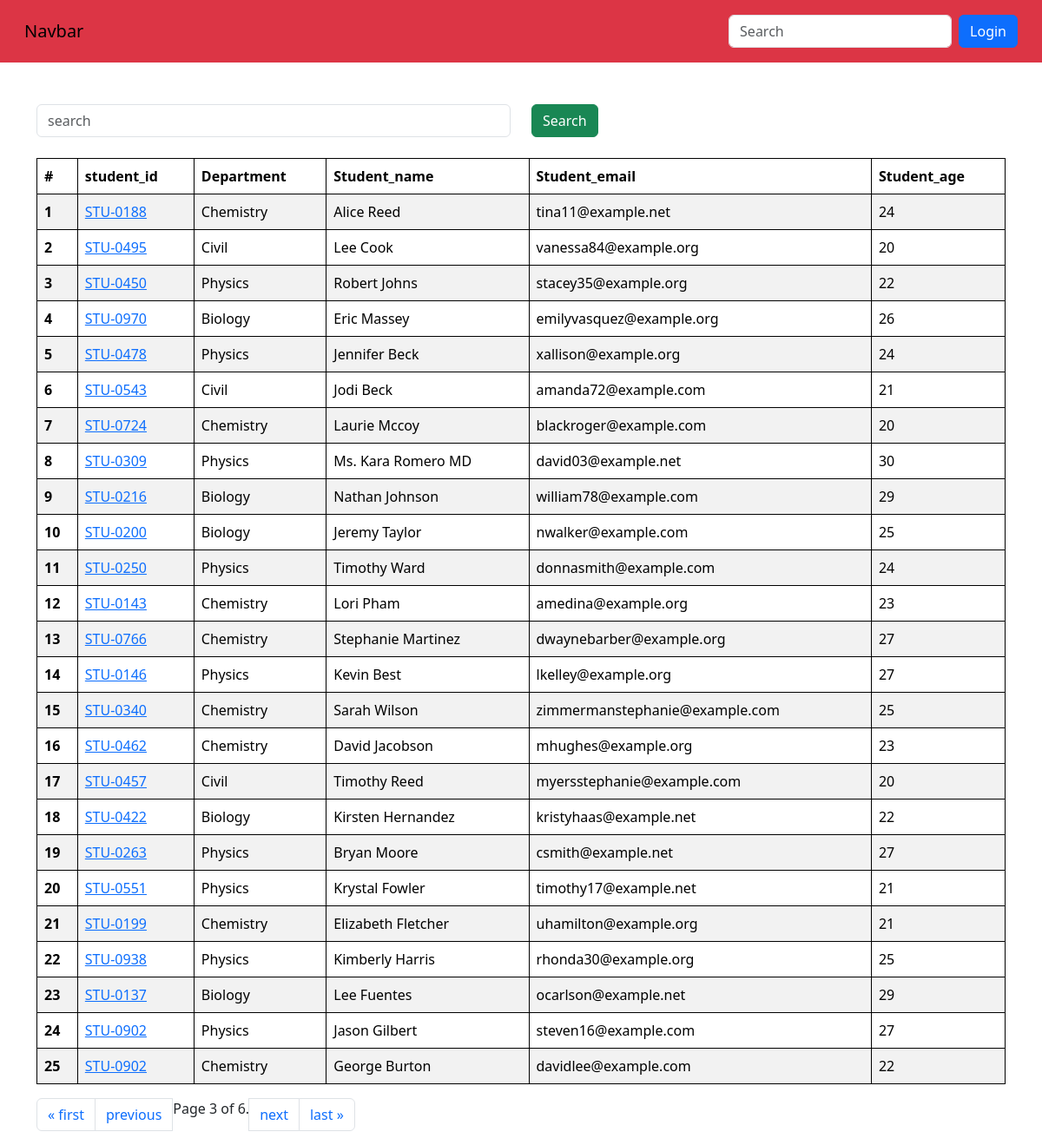
Page /student-page/?page=3 on the committed database.
### vege/models.py (models this page shows)
class Student(models.Model):
    department=models.ForeignKey("Department",related_name="depart", on_delete=models.CASCADE)
    student_id=models.OneToOneField("StudentID",related_name="studentid", on_delete=models.CASCADE)
    student_name=models.CharField( max_length=100)
    student_email=models.EmailField(unique=True)
    student_age=models.IntegerField(default=18)
    student_address=models.TextField()

class StudentID(models.Model):
    student_id=models.CharField(max_length=100)
    def __str__(self) -> str:
        return self.student_id

class Department(models.Model):
    department=models.CharField( max_length=100)
    def __str__(self) -> str:
        return self.department
    class Meta:
        ordering=['department']

### vege/views.py (the view, shortened to what this page needs)
# urls.py: path('student-page/',student_page,name='student_page'),
def student_page(request):
    queryset=Student.objects.all()
    paginator = Paginator(queryset, 25)  # Show 25 contacts per page.
    page_number = request.GET.get("page",1)
    page_obj = paginator.get_page(page_number)
    return render(request,'report/students.html',{'queryset':page_obj})

### vege/templates/report/students.html
{% extends "home/base.html" %} {% block start%}
<div class="container mt-5" >
    <form class="mb-4">
      <div class="row">
        <div  class="col-md-6" >
            <input class="form-control" name="search" placeholder="search">
        </div>
        <div class="col-md-6">
           <button class="btn btn-success" >Search</button>
        </div>
      </div>
    </form>
    <table class="table table-striped">
        <thead>
          <tr>
            <th scope="col">#</th>
            <th scope="col">student_id</th>
            <th scope="col">Department</th>
            <th scope="col">Student_name</th>
            <th scope="col">Student_email</th>
            <th scope="col">Student_age</th>
          </tr>
        </thead>
        <tbody>
            {% for student in queryset %}
          <tr>
            <th scope="row">{{forloop.counter}}</th>
            <td><a href={%url 'seemarks' student.student_id%} >{{student.student_id}}
            </a></td>
            <td>{{student.department}}</td>
            <td>{{student.student_name}}</td>
            <td>{{student.student_email}}</td>
            <td>{{student.student_age}}</td>
          </tr>
          {% endfor%}
        </tbody>
      </table>
      <nav aria-label="Page navigation example">
        <ul class="pagination">
            {% if queryset.has_previous %}
            <li class="page-item"><a class="page-link" href="?page=1">&laquo; first</a></li>
                <li class="page-item"><a class="page-link" href="?page={{ queryset.previous_page_number }}">previous</a></li>
            {% endif %}
            <span class="current">
                Page {{ queryset.number }} of {{ queryset.paginator.num_pages }}.
            </span>
            {% if queryset.has_next %}
            <li class="page-item"><a class="page-link" href="?page={{ queryset.next_page_number }}">next</a></li>
                <li class="page-item"><a class="page-link" href="?page={{ queryset.paginator.num_pages }}">last &raquo;</a></li>
            {% endif %}
</ul>
</nav>
</div>
    {%endblock%}

### home/templates/home/base.html (style rules this page uses)
table, th, td { border: 1px solid black; }

### rows in the picture
Student: student_id "STU-0188", department "Chemistry", student_name "Alice Reed", student_email "tina11@example.net", student_age "24"
Student: student_id "STU-0495", department "Civil", student_name "Lee Cook", student_email "vanessa84@example.org", student_age "20"
Student: student_id "STU-0450", department "Physics", student_name "Robert Johns", student_email "stacey35@example.org", student_age "22"
Student: student_id "STU-0970", department "Biology", student_name "Eric Massey", student_email "emilyvasquez@example.org", student_age "26"
Student: student_id "STU-0478", department "Physics", student_name "Jennifer Beck", student_email "xallison@example.org", student_age "24"
Student: student_id "STU-0543", department "Civil", student_name "Jodi Beck", student_email "amanda72@example.com", student_age "21"
Student: student_id "STU-0724", department "Chemistry", student_name "Laurie Mccoy", student_email "blackroger@example.com", student_age "20"
Student: student_id "STU-0309", department "Physics", student_name "Ms. Kara Romero MD", student_email "david03@example.net", student_age "30"
Student: student_id "STU-0216", department "Biology", student_name "Nathan Johnson", student_email "william78@example.com", student_age "29"
Student: student_id "STU-0200", department "Biology", student_name "Jeremy Taylor", student_email "nwalker@example.com", student_age "25"
Student: student_id "STU-0250", department "Physics", student_name "Timothy Ward", student_email "donnasmith@example.com", student_age "24"
Student: student_id "STU-0143", department "Chemistry", student_name "Lori Pham", student_email "amedina@example.org", student_age "23"
Student: student_id "STU-0766", department "Chemistry", student_name "Stephanie Martinez", student_email "dwaynebarber@example.org", student_age "27"
Student: student_id "STU-0146", department "Physics", student_name "Kevin Best", student_email "lkelley@example.org", student_age "27"
Student: student_id "STU-0340", department "Chemistry", student_name "Sarah Wilson", student_email "zimmermanstephanie@example.com", student_age "25"
Student: student_id "STU-0462", department "Chemistry", student_name "David Jacobson", student_email "mhughes@example.org", student_age "23"
Student: student_id "STU-0457", department "Civil", student_name "Timothy Reed", student_email "myersstephanie@example.com", student_age "20"
Student: student_id "STU-0422", department "Biology", student_name "Kirsten Hernandez", student_email "kristyhaas@example.net", student_age "22"
Student: student_id "STU-0263", department "Physics", student_name "Bryan Moore", student_email "csmith@example.net", student_age "27"
Student: student_id "STU-0551", department "Physics", student_name "Krystal Fowler", student_email "timothy17@example.net", student_age "21"
Student: student_id "STU-0199", department "Chemistry", student_name "Elizabeth Fletcher", student_email "uhamilton@example.org", student_age "21"
Student: student_id "STU-0938", department "Physics", student_name "Kimberly Harris", student_email "rhonda30@example.org", student_age "25"
Student: student_id "STU-0137", department "Biology", student_name "Lee Fuentes", student_email "ocarlson@example.net", student_age "29"
Student: student_id "STU-0902", department "Physics", student_name "Jason Gilbert", student_email "steven16@example.com", student_age "27"
Student: student_id "STU-0902", department "Chemistry", student_name "George Burton", student_email "davidlee@example.com", student_age "22"

### other values in the picture
{{ queryset.number }} "3"
{{ queryset.paginator.num_pages }} "6"
